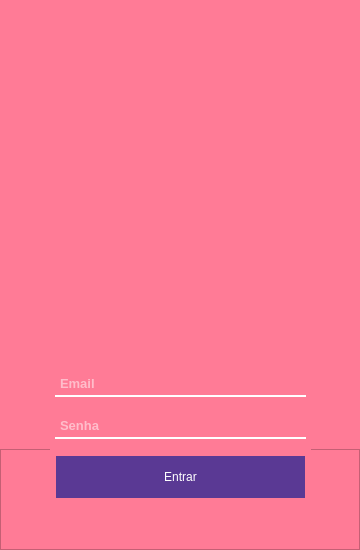
<?xml version="1.0" encoding="UTF-8"?>
<ui version="4.0">
 <class>DescomplicadaMente</class>
 <widget class="QMainWindow" name="DescomplicadaMente">
  <property name="geometry">
   <rect>
    <x>0</x>
    <y>0</y>
    <width>360</width>
    <height>550</height>
   </rect>
  </property>
  <property name="minimumSize">
   <size>
    <width>360</width>
    <height>550</height>
   </size>
  </property>
  <property name="maximumSize">
   <size>
    <width>360</width>
    <height>550</height>
   </size>
  </property>
  <property name="windowTitle">
   <string>Descomplicada Mente</string>
  </property>
  <property name="windowIcon">
   <iconset resource="../src/resources/principal.qrc">
    <normaloff>:/logo/logo-cerebro.png</normaloff>:/logo/logo-cerebro.png</iconset>
  </property>
  <property name="styleSheet">
   <string notr="true">QFrame{
	text-align: center;
	background-color: rgb(255, 255, 255);
}
QPushButton{
	border-radius: 3px;
	background-color: rgb(0, 240, 240);
	padding: 6px;
	margin: 0px;
}
QPushButton:hover{
	background-color: rgb(170, 255, 255)
}
QWidgets{
	background-color: rgb(85, 170, 255);
}</string>
  </property>
  <widget class="QWidget" name="centralwidget">
   <property name="minimumSize">
    <size>
     <width>360</width>
     <height>550</height>
    </size>
   </property>
   <property name="maximumSize">
    <size>
     <width>360</width>
     <height>550</height>
    </size>
   </property>
   <widget class="QFrame" name="home">
    <property name="geometry">
     <rect>
      <x>0</x>
      <y>0</y>
      <width>360</width>
      <height>550</height>
     </rect>
    </property>
    <property name="minimumSize">
     <size>
      <width>360</width>
      <height>550</height>
     </size>
    </property>
    <property name="maximumSize">
     <size>
      <width>360</width>
      <height>550</height>
     </size>
    </property>
    <property name="styleSheet">
     <string notr="true">*{
	font: 8pt &quot;Sitka Text&quot;;
	background-color: rgb(13,13, 13);
}
QPushButton{
	background-color: rgb(85, 255, 255);
	border-radius: 16px;
}
QPushButton:hover{
	background-color: rgb(65, 230, 230);
}</string>
    </property>
    <property name="frameShape">
     <enum>QFrame::StyledPanel</enum>
    </property>
    <property name="frameShadow">
     <enum>QFrame::Raised</enum>
    </property>
    <widget class="QWidget" name="wdConteudo" native="true">
     <property name="geometry">
      <rect>
       <x>9</x>
       <y>120</y>
       <width>291</width>
       <height>381</height>
      </rect>
     </property>
     <property name="styleSheet">
      <string notr="true">background-color: rgb(30, 30, 30);
border-radius: 7px;</string>
     </property>
     <widget class="QScrollArea" name="sclaFeed">
      <property name="geometry">
       <rect>
        <x>0</x>
        <y>0</y>
        <width>291</width>
        <height>381</height>
       </rect>
      </property>
      <property name="styleSheet">
       <string notr="true"/>
      </property>
      <property name="verticalScrollBarPolicy">
       <enum>Qt::ScrollBarAsNeeded</enum>
      </property>
      <property name="horizontalScrollBarPolicy">
       <enum>Qt::ScrollBarAsNeeded</enum>
      </property>
      <property name="widgetResizable">
       <bool>true</bool>
      </property>
      <widget class="QWidget" name="scrollAreaWidgetContents_2">
       <property name="geometry">
        <rect>
         <x>0</x>
         <y>0</y>
         <width>291</width>
         <height>381</height>
        </rect>
       </property>
       <widget class="QWidget" name="verticalLayoutWidget_6">
        <property name="geometry">
         <rect>
          <x>10</x>
          <y>10</y>
          <width>271</width>
          <height>151</height>
         </rect>
        </property>
        <layout class="QVBoxLayout" name="layConteudo">
         <property name="topMargin">
          <number>0</number>
         </property>
        </layout>
       </widget>
      </widget>
     </widget>
     <widget class="QScrollArea" name="sclaConteudos">
      <property name="geometry">
       <rect>
        <x>0</x>
        <y>0</y>
        <width>291</width>
        <height>381</height>
       </rect>
      </property>
      <property name="styleSheet">
       <string notr="true"/>
      </property>
      <property name="verticalScrollBarPolicy">
       <enum>Qt::ScrollBarAsNeeded</enum>
      </property>
      <property name="horizontalScrollBarPolicy">
       <enum>Qt::ScrollBarAsNeeded</enum>
      </property>
      <property name="widgetResizable">
       <bool>true</bool>
      </property>
      <widget class="QWidget" name="scrollAreaWidgetContents_3">
       <property name="geometry">
        <rect>
         <x>0</x>
         <y>0</y>
         <width>291</width>
         <height>381</height>
        </rect>
       </property>
       <widget class="QWidget" name="verticalLayoutWidget_7">
        <property name="geometry">
         <rect>
          <x>10</x>
          <y>10</y>
          <width>271</width>
          <height>151</height>
         </rect>
        </property>
        <layout class="QVBoxLayout" name="layConteudo_2">
         <property name="topMargin">
          <number>0</number>
         </property>
        </layout>
       </widget>
      </widget>
     </widget>
     <widget class="QScrollArea" name="sclaNotificacao">
      <property name="geometry">
       <rect>
        <x>0</x>
        <y>0</y>
        <width>291</width>
        <height>381</height>
       </rect>
      </property>
      <property name="styleSheet">
       <string notr="true"/>
      </property>
      <property name="verticalScrollBarPolicy">
       <enum>Qt::ScrollBarAsNeeded</enum>
      </property>
      <property name="horizontalScrollBarPolicy">
       <enum>Qt::ScrollBarAsNeeded</enum>
      </property>
      <property name="widgetResizable">
       <bool>true</bool>
      </property>
      <widget class="QWidget" name="scrollAreaWidgetContents_4">
       <property name="geometry">
        <rect>
         <x>0</x>
         <y>0</y>
         <width>291</width>
         <height>381</height>
        </rect>
       </property>
       <widget class="QWidget" name="horizontalLayoutWidget_3">
        <property name="geometry">
         <rect>
          <x>10</x>
          <y>70</y>
          <width>271</width>
          <height>221</height>
         </rect>
        </property>
        <layout class="QHBoxLayout" name="horizontalLayout"/>
       </widget>
      </widget>
     </widget>
     <widget class="QScrollArea" name="sclaBiblioteca">
      <property name="geometry">
       <rect>
        <x>0</x>
        <y>0</y>
        <width>291</width>
        <height>381</height>
       </rect>
      </property>
      <property name="styleSheet">
       <string notr="true"/>
      </property>
      <property name="verticalScrollBarPolicy">
       <enum>Qt::ScrollBarAsNeeded</enum>
      </property>
      <property name="horizontalScrollBarPolicy">
       <enum>Qt::ScrollBarAsNeeded</enum>
      </property>
      <property name="widgetResizable">
       <bool>true</bool>
      </property>
      <widget class="QWidget" name="scrollAreaWidgetContents_5">
       <property name="geometry">
        <rect>
         <x>0</x>
         <y>0</y>
         <width>291</width>
         <height>381</height>
        </rect>
       </property>
       <widget class="QWidget" name="verticalLayoutWidget_9">
        <property name="geometry">
         <rect>
          <x>10</x>
          <y>10</y>
          <width>271</width>
          <height>151</height>
         </rect>
        </property>
        <layout class="QVBoxLayout" name="layConteudo_3">
         <property name="spacing">
          <number>3</number>
         </property>
         <property name="topMargin">
          <number>0</number>
         </property>
        </layout>
       </widget>
      </widget>
     </widget>
     <zorder>sclaFeed</zorder>
     <zorder>sclaBiblioteca</zorder>
     <zorder>sclaConteudos</zorder>
     <zorder>sclaNotificacao</zorder>
    </widget>
    <widget class="QWidget" name="horizontalLayoutWidget_5">
     <property name="geometry">
      <rect>
       <x>0</x>
       <y>510</y>
       <width>361</width>
       <height>44</height>
      </rect>
     </property>
     <layout class="QHBoxLayout" name="layMenu_2">
      <item>
       <widget class="QPushButton" name="btnHome">
        <property name="text">
         <string>Home</string>
        </property>
        <property name="icon">
         <iconset resource="../src/resources/principal.qrc">
          <normaloff>:/icons/home.png</normaloff>:/icons/home.png</iconset>
        </property>
        <property name="iconSize">
         <size>
          <width>20</width>
          <height>20</height>
         </size>
        </property>
       </widget>
      </item>
      <item>
       <widget class="QPushButton" name="btnBiblioteca">
        <property name="text">
         <string>Biblioteca</string>
        </property>
        <property name="icon">
         <iconset resource="../src/resources/principal.qrc">
          <normaloff>:/icons/biblioteca.png</normaloff>:/icons/biblioteca.png</iconset>
        </property>
        <property name="iconSize">
         <size>
          <width>20</width>
          <height>20</height>
         </size>
        </property>
       </widget>
      </item>
     </layout>
    </widget>
    <widget class="QWidget" name="wdMenuPrincipal" native="true">
     <property name="geometry">
      <rect>
       <x>0</x>
       <y>0</y>
       <width>400</width>
       <height>71</height>
      </rect>
     </property>
     <property name="styleSheet">
      <string notr="true">*{
	background-color: rgb(30, 30, 30);
	border-radius: 7px;
	text-transform: uppercase;
}
QPushButton{
	background-color: rgb(85, 255, 255);
	border-radius: 3px;
}</string>
     </property>
     <widget class="QWidget" name="horizontalLayoutWidget">
      <property name="geometry">
       <rect>
        <x>0</x>
        <y>0</y>
        <width>361</width>
        <height>44</height>
       </rect>
      </property>
      <layout class="QHBoxLayout" name="layMenuHome">
       <property name="spacing">
        <number>2</number>
       </property>
       <item>
        <widget class="QPushButton" name="btnConteudos">
         <property name="enabled">
          <bool>true</bool>
         </property>
         <property name="text">
          <string>Conteúdos</string>
         </property>
         <property name="icon">
          <iconset resource="../src/resources/principal.qrc">
           <normaloff>:/icons/conteudo.png</normaloff>:/icons/conteudo.png</iconset>
         </property>
         <property name="iconSize">
          <size>
           <width>18</width>
           <height>18</height>
          </size>
         </property>
        </widget>
       </item>
       <item>
        <widget class="QPushButton" name="btnEmocoes">
         <property name="styleSheet">
          <string notr="true">background-image: url(:/icones/notificacao.png) 10px 10px;</string>
         </property>
         <property name="text">
          <string>Emoções</string>
         </property>
         <property name="icon">
          <iconset resource="../src/resources/principal.qrc">
           <normaloff>:/icons/emocoes.png</normaloff>:/icons/emocoes.png</iconset>
         </property>
         <property name="iconSize">
          <size>
           <width>18</width>
           <height>18</height>
          </size>
         </property>
        </widget>
       </item>
       <item>
        <widget class="QPushButton" name="btnLogout">
         <property name="text">
          <string>Sair</string>
         </property>
         <property name="icon">
          <iconset resource="../src/resources/principal.qrc">
           <normaloff>:/icons/login.png</normaloff>:/icons/login.png</iconset>
         </property>
         <property name="iconSize">
          <size>
           <width>18</width>
           <height>18</height>
          </size>
         </property>
        </widget>
       </item>
      </layout>
     </widget>
     <widget class="QFrame" name="opcoes">
      <property name="geometry">
       <rect>
        <x>0</x>
        <y>40</y>
        <width>400</width>
        <height>31</height>
       </rect>
      </property>
      <property name="frameShape">
       <enum>QFrame::StyledPanel</enum>
      </property>
      <property name="frameShadow">
       <enum>QFrame::Raised</enum>
      </property>
      <widget class="QWidget" name="horizontalLayoutWidget_2">
       <property name="geometry">
        <rect>
         <x>-10</x>
         <y>-10</y>
         <width>381</width>
         <height>51</height>
        </rect>
       </property>
       <layout class="QHBoxLayout" name="layOpcoes">
        <property name="spacing">
         <number>3</number>
        </property>
        <item>
         <widget class="QPushButton" name="btnRaiva">
          <property name="text">
           <string>Raiva</string>
          </property>
          <property name="icon">
           <iconset resource="../src/resources/principal.qrc">
            <normaloff>:/icons/raiva.png</normaloff>:/icons/raiva.png</iconset>
          </property>
         </widget>
        </item>
        <item>
         <widget class="QPushButton" name="btnOdio">
          <property name="text">
           <string>Tristeza</string>
          </property>
         </widget>
        </item>
        <item>
         <widget class="QPushButton" name="btnTristeza">
          <property name="text">
           <string>Ódio</string>
          </property>
         </widget>
        </item>
       </layout>
      </widget>
     </widget>
     <widget class="QFrame" name="opcoes_2">
      <property name="geometry">
       <rect>
        <x>-20</x>
        <y>40</y>
        <width>400</width>
        <height>31</height>
       </rect>
      </property>
      <property name="frameShape">
       <enum>QFrame::StyledPanel</enum>
      </property>
      <property name="frameShadow">
       <enum>QFrame::Raised</enum>
      </property>
      <widget class="QWidget" name="horizontalLayoutWidget_4">
       <property name="geometry">
        <rect>
         <x>20</x>
         <y>-10</y>
         <width>361</width>
         <height>51</height>
        </rect>
       </property>
       <layout class="QHBoxLayout" name="layOpcoes_2">
        <property name="spacing">
         <number>3</number>
        </property>
        <item>
         <widget class="QPushButton" name="btnFilmes">
          <property name="text">
           <string>Artigos</string>
          </property>
         </widget>
        </item>
        <item>
         <widget class="QPushButton" name="btnArtigos">
          <property name="text">
           <string>Filmes</string>
          </property>
         </widget>
        </item>
        <item>
         <widget class="QPushButton" name="btnLivros">
          <property name="text">
           <string>Livros</string>
          </property>
         </widget>
        </item>
        <item>
         <widget class="QPushButton" name="btnCanais">
          <property name="text">
           <string>Canais</string>
          </property>
         </widget>
        </item>
       </layout>
      </widget>
     </widget>
     <zorder>opcoes</zorder>
     <zorder>horizontalLayoutWidget</zorder>
     <zorder>opcoes_2</zorder>
    </widget>
    <widget class="QWidget" name="wdSidebar" native="true">
     <property name="geometry">
      <rect>
       <x>310</x>
       <y>80</y>
       <width>41</width>
       <height>421</height>
      </rect>
     </property>
     <property name="styleSheet">
      <string notr="true">*{
	background-color: rgb(30, 30, 30);
	border-radius: 7px;
}
QPushButton{
	background-color: rgb(85, 255, 255);
	border-radius: 3px;
}</string>
     </property>
     <widget class="QWidget" name="verticalLayoutWidget_8">
      <property name="geometry">
       <rect>
        <x>0</x>
        <y>30</y>
        <width>41</width>
        <height>331</height>
       </rect>
      </property>
      <layout class="QVBoxLayout" name="laySidebar">
       <item>
        <widget class="QPushButton" name="btnNotifica">
         <property name="minimumSize">
          <size>
           <width>29</width>
           <height>32</height>
          </size>
         </property>
         <property name="maximumSize">
          <size>
           <width>16777215</width>
           <height>32</height>
          </size>
         </property>
         <property name="styleSheet">
          <string notr="true">background-image: url(:/icones/notificacao.png) 10px 10px;</string>
         </property>
         <property name="text">
          <string/>
         </property>
         <property name="icon">
          <iconset resource="../src/resources/principal.qrc">
           <normaloff>:/icons/notificacao.png</normaloff>:/icons/notificacao.png</iconset>
         </property>
         <property name="iconSize">
          <size>
           <width>20</width>
           <height>20</height>
          </size>
         </property>
        </widget>
       </item>
      </layout>
     </widget>
    </widget>
    <widget class="QWidget" name="wdPesquisar" native="true">
     <property name="geometry">
      <rect>
       <x>0</x>
       <y>80</y>
       <width>301</width>
       <height>31</height>
      </rect>
     </property>
     <widget class="QWidget" name="formLayoutWidget">
      <property name="geometry">
       <rect>
        <x>10</x>
        <y>0</y>
        <width>291</width>
        <height>31</height>
       </rect>
      </property>
      <layout class="QFormLayout" name="formLayout">
       <item row="0" column="0">
        <widget class="QPushButton" name="btnPesquisar">
         <property name="styleSheet">
          <string notr="true">*{
	background-color: rgb(30, 30, 30);
	border-radius: 7px;
	color: rgb(85, 255, 255)
}</string>
         </property>
         <property name="text">
          <string>Pesquisar</string>
         </property>
        </widget>
       </item>
       <item row="0" column="1">
        <widget class="QLineEdit" name="lnPesquisar">
         <property name="styleSheet">
          <string notr="true">*{
	background-color: rgb(30, 30, 30);
	border-radius: 7px;
	color: rgb(85, 255, 255);
	height: 18px;
	padding: 5px;
}</string>
         </property>
        </widget>
       </item>
      </layout>
     </widget>
    </widget>
   </widget>
   <widget class="QFrame" name="login">
    <property name="geometry">
     <rect>
      <x>0</x>
      <y>0</y>
      <width>360</width>
      <height>550</height>
     </rect>
    </property>
    <property name="minimumSize">
     <size>
      <width>360</width>
      <height>550</height>
     </size>
    </property>
    <property name="maximumSize">
     <size>
      <width>360</width>
      <height>350</height>
     </size>
    </property>
    <property name="styleSheet">
     <string notr="true">*{
	background-color: rgb(255, 123, 150);
}

QLineEdit{
	border: none;
	border-bottom: 2px solid #FFF;
	padding: 3px;
	margin: 0 5px;
	font-size: 13px;
	font-weight: 500;
	color: #FFF;
}

QPushButton{
	color: #FFF;
	background-color: rgb(90, 57, 148);
	height: 30px;
	max-width: 300px;
	border-radius: 0;
	margin: 0 6px;
	font: 15pt &quot;NSimSun&quot;;
}</string>
    </property>
    <property name="frameShape">
     <enum>QFrame::StyledPanel</enum>
    </property>
    <property name="frameShadow">
     <enum>QFrame::Raised</enum>
    </property>
    <widget class="QFrame" name="frLogo">
     <property name="geometry">
      <rect>
       <x>-20</x>
       <y>-50</y>
       <width>400</width>
       <height>500</height>
      </rect>
     </property>
     <property name="styleSheet">
      <string notr="true">QFrame{
	image: url(:/logo/logo-cerebro.png);
}
</string>
     </property>
     <property name="frameShape">
      <enum>QFrame::StyledPanel</enum>
     </property>
     <property name="frameShadow">
      <enum>QFrame::Raised</enum>
     </property>
    </widget>
    <widget class="QWidget" name="verticalLayoutWidget">
     <property name="geometry">
      <rect>
       <x>50</x>
       <y>370</y>
       <width>261</width>
       <height>131</height>
      </rect>
     </property>
     <layout class="QVBoxLayout" name="layLogin">
      <property name="spacing">
       <number>15</number>
      </property>
      <item>
       <widget class="QLineEdit" name="lnEmail">
        <property name="focusPolicy">
         <enum>Qt::ClickFocus</enum>
        </property>
        <property name="alignment">
         <set>Qt::AlignLeading|Qt::AlignLeft|Qt::AlignVCenter</set>
        </property>
        <property name="placeholderText">
         <string>Email</string>
        </property>
       </widget>
      </item>
      <item>
       <widget class="QLineEdit" name="lnSenha">
        <property name="focusPolicy">
         <enum>Qt::ClickFocus</enum>
        </property>
        <property name="echoMode">
         <enum>QLineEdit::Password</enum>
        </property>
        <property name="alignment">
         <set>Qt::AlignLeading|Qt::AlignLeft|Qt::AlignVCenter</set>
        </property>
        <property name="placeholderText">
         <string>Senha</string>
        </property>
       </widget>
      </item>
      <item>
       <widget class="QPushButton" name="btnEntrar">
        <property name="text">
         <string>Entrar</string>
        </property>
        <property name="icon">
         <iconset>
          <normaloff>../assets/icones/login.png</normaloff>../assets/icones/login.png</iconset>
        </property>
        <property name="iconSize">
         <size>
          <width>20</width>
          <height>20</height>
         </size>
        </property>
       </widget>
      </item>
     </layout>
    </widget>
   </widget>
  </widget>
 </widget>
 <tabstops>
  <tabstop>sclaFeed</tabstop>
  <tabstop>sclaConteudos</tabstop>
  <tabstop>sclaNotificacao</tabstop>
  <tabstop>sclaBiblioteca</tabstop>
  <tabstop>btnHome</tabstop>
  <tabstop>btnBiblioteca</tabstop>
  <tabstop>btnConteudos</tabstop>
  <tabstop>btnEmocoes</tabstop>
  <tabstop>btnLogout</tabstop>
  <tabstop>btnRaiva</tabstop>
  <tabstop>btnOdio</tabstop>
  <tabstop>btnTristeza</tabstop>
  <tabstop>btnFilmes</tabstop>
  <tabstop>btnArtigos</tabstop>
  <tabstop>btnLivros</tabstop>
  <tabstop>btnCanais</tabstop>
  <tabstop>btnNotifica</tabstop>
 </tabstops>
 <resources>
  <include location="../src/resources/principal.qrc"/>
 </resources>
 <connections/>
</ui>
